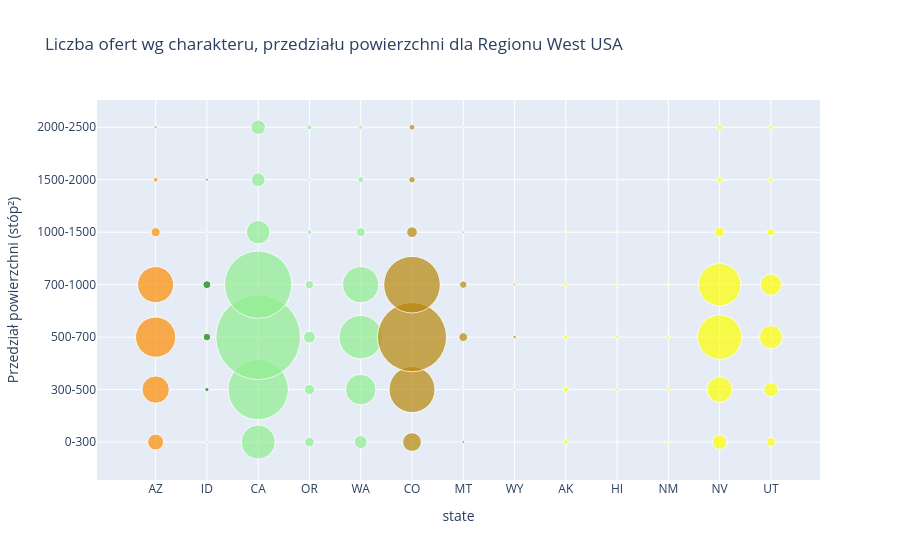

The notebook cell saved with this chart:
### Code cell
agg_West = (
    df_West.groupby(
        ["charakter", "bin_square_feet", "state"]
    )
    .size()
    .reset_index(name="liczba")
)

#print(agg.head())

# wykres
fig = px.scatter(
    agg_West,
    x="state",
    y="bin_square_feet",
    color="charakter",
    color_discrete_map=charakter_colors,
    size="liczba",
    size_max=60,
    hover_data=["liczba"],
    labels={
        "charakter": "Charakter regionu",
        "bin_square_feet": "Przedział powierzchni (stóp²)"
    },
    title="Liczba ofert wg charakteru, przedziału powierzchni dla Regionu West USA"
)
fig.update_layout(showlegend=False)

#fig.update_layout(
#    width=1200,
#    height=800
#)

fig.show()

### Figure 1 — Plotly figure (JSON) as saved in the notebook; plotly's stock layout.template omitted (floating-point values rounded to 4 significant figures)
{"data": [{"customdata": [[145], [426], [920], [739], [48], [13], [6]], "hovertemplate": "Charakter regionu=Przem Turyst<br>state=%{x}<br>Przedział powierzchni (stóp²)=%{y}<br>liczba=%{customdata[0]}<extra></extra>", "legendgroup": "Przem Turyst", "marker": {"color": "darkorange", "size": [145, 426, 920, 739, 48, 13, 6], "sizemode": "area", "sizeref": 1.137, "symbol": "circle"}, "mode": "markers", "name": "Przem Turyst", "orientation": "v", "showlegend": true, "type": "scatter", "x": ["AZ", "AZ", "AZ", "AZ", "AZ", "AZ", "AZ"], "xaxis": "x", "y": ["0-300", "300-500", "500-700", "700-1000", "1000-1500", "1500-2000", "2000-2500"], "yaxis": "y"}, {"customdata": [[2], [10], [32], [36], [1], [4]], "hovertemplate": "Charakter regionu=Roln<br>state=%{x}<br>Przedział powierzchni (stóp²)=%{y}<br>liczba=%{customdata[0]}<extra></extra>", "legendgroup": "Roln", "marker": {"color": "green", "size": [2, 10, 32, 36, 1, 4], "sizemode": "area", "sizeref": 1.137, "symbol": "circle"}, "mode": "markers", "name": "Roln", "orientation": "v", "showlegend": true, "type": "scatter", "x": ["ID", "ID", "ID", "ID", "ID", "ID"], "xaxis": "x", "y": ["0-300", "300-500", "500-700", "700-1000", "1000-1500", "1500-2000"], "yaxis": "y"}, {"customdata": [[653], [54], [96], [2068], [62], [532], [4093], [81], [1077], [2584], [40], [748], [316], [12], [47], [108], [5], [20], [124], [15], [10]], "hovertemplate": "Charakter regionu=Roln Przem Turyst<br>state=%{x}<br>Przedział powierzchni (stóp²)=%{y}<br>liczba=%{customdata[0]}<extra></extra>", "legendgroup": "Roln Przem Turyst", "marker": {"color": "lightgreen", "size": [653, 54, 96, 2068, 62, 532, 4093, 81, 1077, 2584, 40, 748, 316, 12, 47, 108, 5, 20, 124, 15, 10], "sizemode": "area", "sizeref": 1.137, "symbol": "circle"}, "mode": "markers", "name": "Roln Przem Turyst", "orientation": "v", "showlegend": true, "type": "scatter", "x": ["CA", "OR", "WA", "CA", "OR", "WA", "CA", "OR", "WA", "CA", "OR", "WA", "CA", "OR", "WA", "CA", "OR", "WA", "CA", "OR", "WA"], "xaxis": "x", "y": ["0-300", "0-300", "0-300", "300-500", "300-500", "300-500", "500-700", "500-700", "500-700", "700-1000", "700-1000", "700-1000", "1000-1500", "1000-1500", "1000-1500", "1500-2000", "1500-2000", "1500-2000", "2000-2500", "2000-2500", "2000-2500"], "yaxis": "y"}, {"customdata": [[199], [5], [1205], [1], [2], [2720], [45], [7], [1825], [32], [3], [66], [3], [24], [1], [19], [1]], "hovertemplate": "Charakter regionu=Roln Turyst<br>state=%{x}<br>Przedział powierzchni (stóp²)=%{y}<br>liczba=%{customdata[0]}<extra></extra>", "legendgroup": "Roln Turyst", "marker": {"color": "darkgoldenrod", "size": [199, 5, 1205, 1, 2, 2720, 45, 7, 1825, 32, 3, 66, 3, 24, 1, 19, 1], "sizemode": "area", "sizeref": 1.137, "symbol": "circle"}, "mode": "markers", "name": "Roln Turyst", "orientation": "v", "showlegend": true, "type": "scatter", "x": ["CO", "MT", "CO", "MT", "WY", "CO", "MT", "WY", "CO", "MT", "WY", "CO", "MT", "CO", "MT", "CO", "MT"], "xaxis": "x", "y": ["0-300", "0-300", "300-500", "300-500", "300-500", "500-700", "500-700", "500-700", "700-1000", "700-1000", "700-1000", "1000-1500", "1000-1500", "1500-2000", "1500-2000", "2000-2500", "2000-2500"], "yaxis": "y"}, {"customdata": [[14], [3], [5], [120], [44], [17], [8], [7], [364], [115], [11], [8], [7], [1122], [304], [8], [4], [2], [1024], [259], [4], [3], [55], [33], [1], [3], [17], [12], [1], [18], [11]], "hovertemplate": "Charakter regionu=Turyst<br>state=%{x}<br>Przedział powierzchni (stóp²)=%{y}<br>liczba=%{customdata[0]}<extra></extra>", "legendgroup": "Turyst", "marker": {"color": "yellow", "size": [14, 3, 5, 120, 44, 17, 8, 7, 364, 115, 11, 8, 7, 1122, 304, 8, 4, 2, 1024, 259, 4, 3, 55, 33, 1, 3, 17, 12, 1, 18, 11], "sizemode": "area", "sizeref": 1.137, "symbol": "circle"}, "mode": "markers", "name": "Turyst", "orientation": "v", "showlegend": true, "type": "scatter", "x": ["AK", "HI", "NM", "NV", "UT", "AK", "HI", "NM", "NV", "UT", "AK", "HI", "NM", "NV", "UT", "AK", "HI", "NM", "NV", "UT", "AK", "HI", "NV", "UT", "AK", "HI", "NV", "UT", "HI", "NV", "UT"], "xaxis": "x", "y": ["0-300", "0-300", "0-300", "0-300", "0-300", "300-500", "300-500", "300-500", "300-500", "300-500", "500-700", "500-700", "500-700", "500-700", "500-700", "700-1000", "700-1000", "700-1000", "700-1000", "700-1000", "1000-1500", "1000-1500", "1000-1500", "1000-1500", "1500-2000", "1500-2000", "1500-2000", "1500-2000", "2000-2500", "2000-2500", "2000-2500"], "yaxis": "y"}], "layout": {"legend": {"itemsizing": "constant", "title": {"text": "Charakter regionu"}, "tracegroupgap": 0}, "showlegend": false, "title": {"text": "Liczba ofert wg charakteru, przedziału powierzchni dla Regionu West USA"}, "xaxis": {"anchor": "y", "domain": [0, 1], "title": {"text": "state"}}, "yaxis": {"anchor": "x", "domain": [0, 1], "title": {"text": "Przedział powierzchni (stóp²)"}}}}
